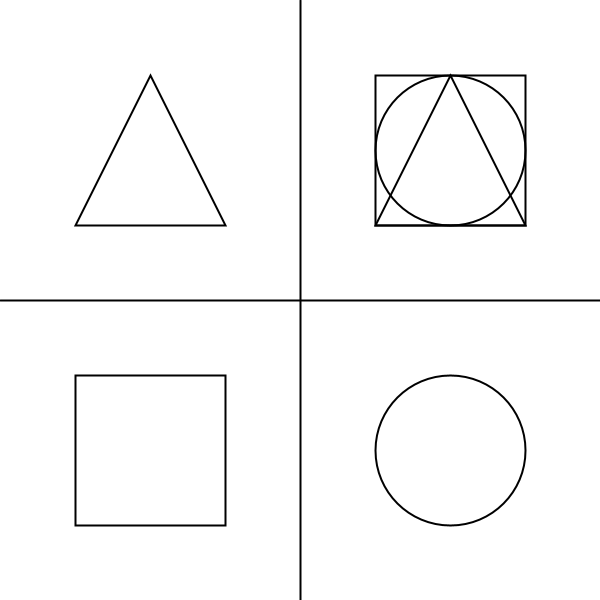
Frame 1 (no input)
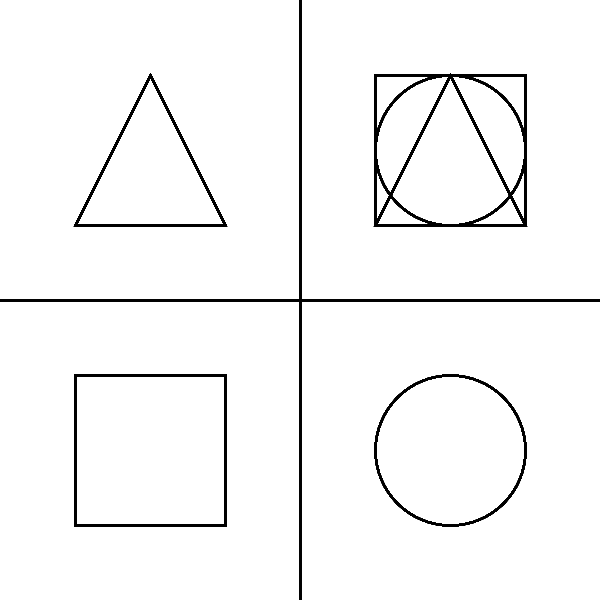
Frame 60 (the mouse pressed at the canvas centre just before this capture)
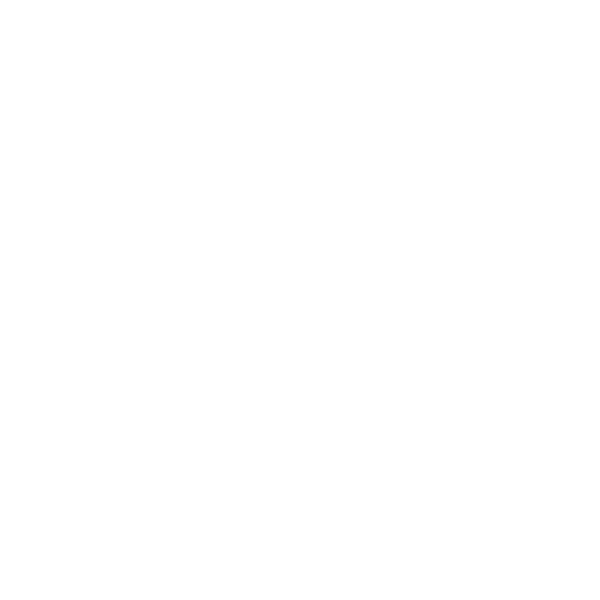
Frame 120 (the mouse held since frame 60 and released just before this capture)

The Processing sketch that drew these frames (run headless with seeded random() and noise(); from frame 60 on, the mouse is pressed at the canvas centre):

// Processing sketch: processing_95231
// ── processing_95231.pde

int x;
int y;

void setup() {
  size(600, 600);
  frameRate(180);
  background(255);
  smooth();
}

void draw() {


  strokeWeight(2);
  smooth();
  line(0, height/2, width, height/2);
  line(width/2, 0, width/2, height);
  noFill();

  triangle(width/4, height/8, width/8, 3*height/8, 3*width/8, 3*height/8);
  rectMode(CORNER);
  rect(width/8, 5*height/8, width/4, height/4);

  ellipse(3*width/4, 3*height/4, width/4, height/4);

  rect(5*width/8, height/8, width/4, height/4);
  ellipse(3*width/4, height/4, width/4, height/4);
  triangle(3*width/4, height/8, 5*width/8, 3*height/8, 7*width/8, 3*height/8);

  if (mousePressed) {
    background(255);

    x = mouseX;
    y = mouseY;


    if (x<width/2 && y<height/2) {

      noStroke();
      fill(random(255), random(255), random(255), random(100, 255));
      triangle(width/2, random(y, height/2), random(x, width/2), random(height/2, height-y), random(width/2, width-x), random(height/2, height-y));

      strokeWeight(2);
      noFill();
      stroke(0);
      rectMode(CENTER);
      rect(width/2, height/2, 2*(width/2-x), 2*(height/2-y));
    }

    else if (x>width/2 && y<height/2) {
      //remove stroke
      noStroke();
      fill(random(255), random(255), random(255), random(100, 255));
      ellipse(width/2, height/2, random(2*(x-width/2)), random(2*(height/2-y)));
      fill(random(255), random(255), random(255), random(100, 255));

      rectMode(CENTER);
      rect(width/2, height/2, random(2*(x-width/2)), random(2*(height/2-y)));
      fill(random(255), random(255), random(255), random(100, 255));
      triangle(width/2, random(y, height/2), random(width-x, width/2), random(height/2, height-y), random(width/2, x), random(height/2, height-y));
      fill(random(255), random(255), random(255), random(100, 255));


      noFill();
      //reset stroke
      stroke(0);
      rectMode(CENTER);
      rect(width/2, height/2, 2*(x-width/2), 2*(height/2-y));
    }

    else if (x<width/2 && y>height/2) {
      //remove stroke
      noStroke();
      fill(random(255), random(255), random(255), random(100, 255));
      rectMode(CENTER);
      rect(width/2, height/2, random(2*(width/2-x)), random(2*(y-height/2)));

      noFill();
      //reset stroke
      stroke(0);
      rectMode(CENTER);
      rect(width/2, height/2, 2*(width/2-x), 2*(y-height/2));
    }

    else if (x>width/2 && y>height/2) {
      //remove stroke
      noStroke();
      fill(random(255), random(255), random(255), random(100, 255));
      ellipse(width/2, height/2, random(2*(x-width/2)), random(2*(y-height/2)));

      noFill();
      //reset stroke
      stroke(0);
      rectMode(CENTER);
      rect(width/2, height/2, 2*(x-width/2), 2*(y-height/2));
    }
    else {
    }
  }
}

void mouseReleased() {
  setup();
}
